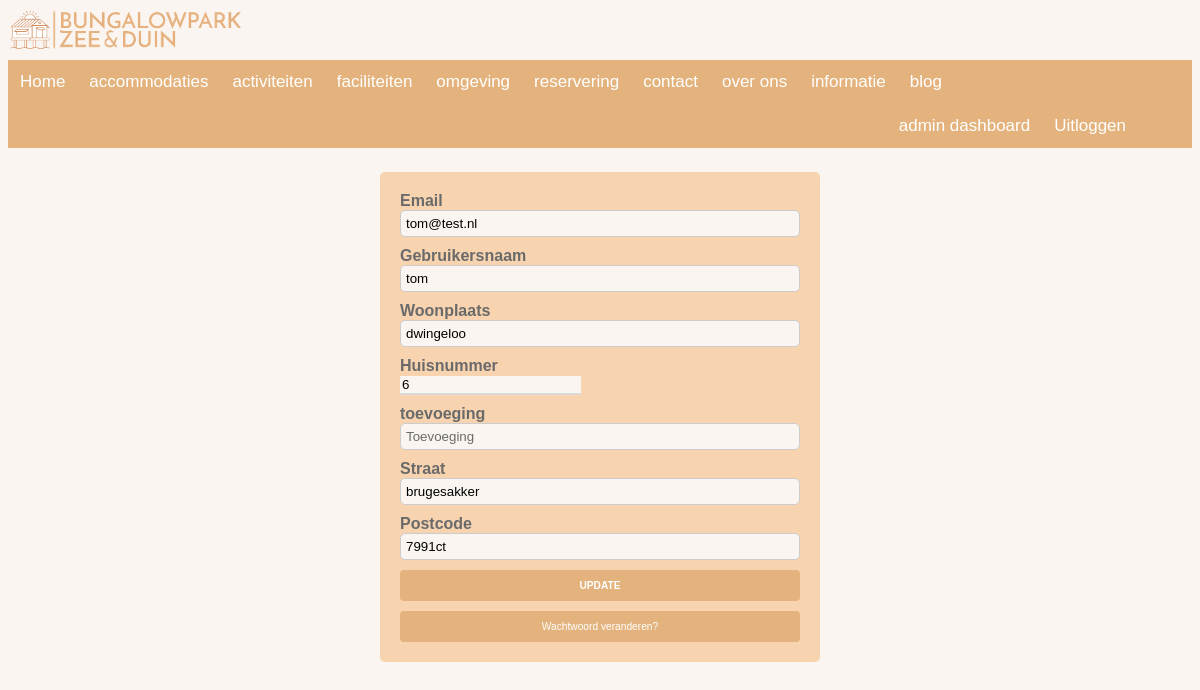
Before: /account/update (signed in) with the older database file.
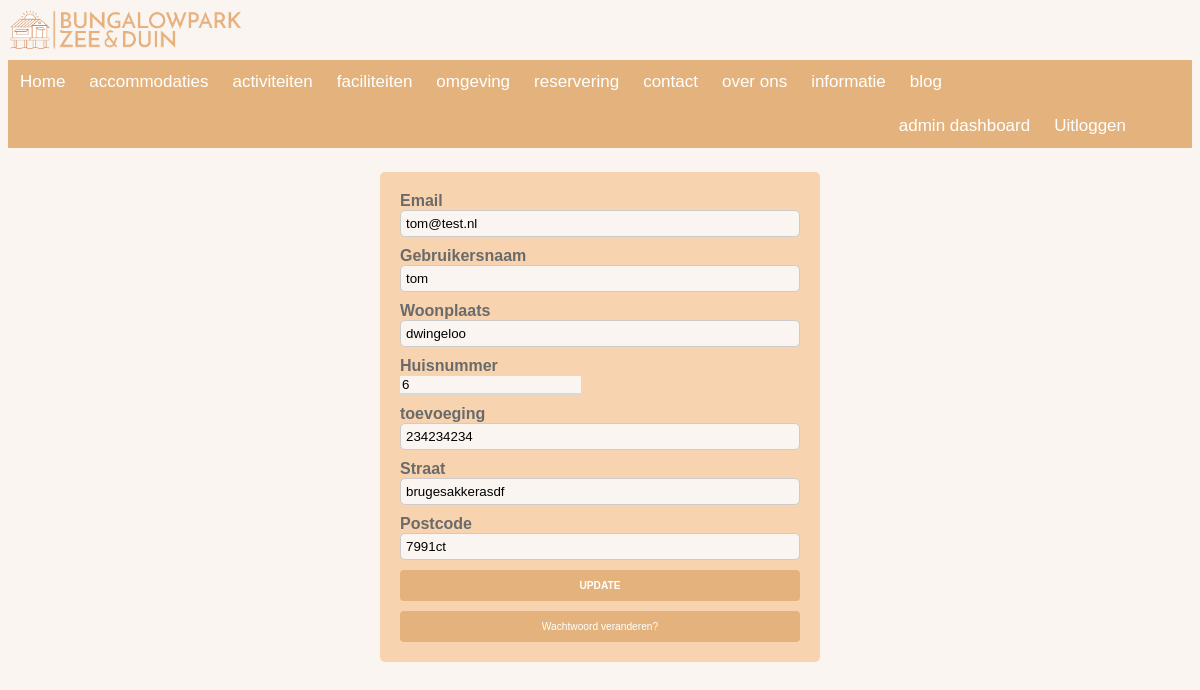
After: the same page with the newer database file.
### bungalowpark/models.py (models this page shows, shortened)
class User(db.Model, UserMixin):
    __tablename__ = 'users'
    id = db.Column(db.Integer(),primary_key= True)
    email = db.Column(db.String(64), unique=True, nullable=False, index=True)
    username = db.Column(db.String(32), unique=True, nullable=False, index=True)
    password_hash = db.Column(db.String(120), nullable=False)
    woonplaats = db.Column(db.String(40), nullable=False)
    huisnummer = db.Column(db.Integer(), nullable=False)
    toevoeging = db.Column(db.String(6), nullable=True)
    straat = db.Column(db.String(40), nullable=False)
    postcode = db.Column(db.String(6), nullable=False)
    role = db.Column(db.String(20), nullable=False, default='user')

### bungalowpark/__init__.py (the view, shortened to what this page needs)
@app.route('/account/update', methods=['GET', 'POST'])
@login_required  # Make sure the route is accessible only to logged-in users
def account_update():
    form = AccountUpdateForm()
    if form.errors:
        for field, errors in form.errors.items():
            for error in errors:
                flash(f'{field.capitalize()}: {error}', 'error')
    form.email.data = current_user.email
    form.username.data = current_user.username
    form.woonplaats.data = current_user.woonplaats
    form.huisnummer.data = current_user.huisnummer
    form.toevoeging.data = current_user.toevoeging
    form.straat.data = current_user.straat
    form.postcode.data = current_user.postcode
    return render_template('account_bijwerken.html', form=form)

### bungalowpark/forms.py (shortened to what this page needs)
class AccountUpdateForm(FlaskForm):
    email = StringField('Email', validators=[DataRequired(), Email()])
    username = StringField('Gebruikersnaam', validators=[DataRequired()])
    woonplaats = StringField('Woonplaats', validators=[DataRequired()])
    huisnummer = IntegerField('Huisnummer', validators=[DataRequired()])
    toevoeging = StringField('toevoeging')
    straat = StringField('Straat', validators=[DataRequired()])
    postcode = StringField('Postcode', validators=[DataRequired(), Regexp('^\d{4}[A-Za-z]{2}$', message='Ongeldige postcode!')])
    submit = SubmitField('Opslaan')

### bungalowpark/models.py (called while the page is built)
@login_manager.user_loader
def load_user(user_id):
    return User.query.get(user_id)

### bungalowpark/templates/account_bijwerken.html (shortened to what this page needs)
{% extends "base.html" %}
{% block content %}
<form class="form-grid" action="{{ url_for('account_update') }}" method="POST">
    <div class="form-group">
        {{ form.email.label(class="form-label") }}
        {{ form.email(class="form-control", placeholder="Email") }}
    </div>
    <div class="form-group">
        {{ form.username.label(class="form-label") }}
        {{ form.username(class="form-control", placeholder="Username") }}
    </div>
    <div class="form-group">
        {{ form.woonplaats.label(class="form-label") }}
        {{ form.woonplaats(class="form-control", placeholder="Woonplaats") }}
    </div>
    <div class="form-group">
        {{ form.huisnummer.label(class="form-label") }}
        {{ form.huisnummer(class="form-control", placeholder="Huisnummer") }}
    </div>
    <div class="form-group">
        {{ form.toevoeging.label(class="form-label") }}
        {{ form.toevoeging(class="form-control", placeholder="Toevoeging") }}
    </div>
    <div class="form-group">
        {{ form.straat.label(class="form-label") }}
        {{ form.straat(class="form-control", placeholder="Straat") }}
    </div>
    <div class="form-group">
        {{ form.postcode.label(class="form-label") }}
        {{ form.postcode(class="form-control", placeholder="Postcode") }}
    </div>
    <button type="submit" class="btn btn-primary">Update</button>
    <a href="{{ url_for('ww_vergeten') }}" class="ww_knop">Wachtwoord veranderen?</a>
</form>
{% endblock %}

Changed rows visible on the page:
changed User "tom@test.nl": toevoeging (not shown) → "234234234"; straat "brugesakker" → "brugesakkerasdf"
